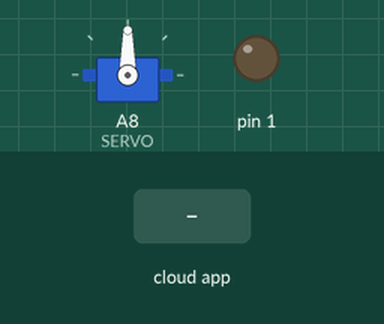
Simulated run of this sketch. Board: Arduino Mega 2560, built with avr-gcc and run on an emulated ATmega2560. On the bench: servo, output pins drawn as LEDs (lit = HIGH). The test bench sets the inputs (shaded band). The ROS host is connected and sends only what is stated.

Above: at 1.2 s.
1.3 s: the phone or cloud app sets servo to 0
At 4.0 s:
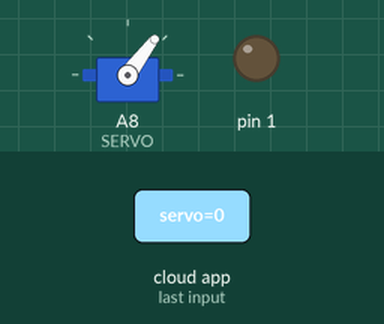
4.3 s: the phone or cloud app sets servo to 1
At 5.37 s:
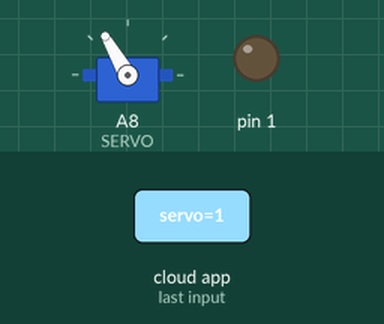
At 6.7 s:
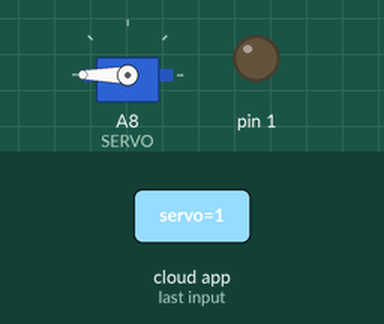
Timing chart, 0 to 8.2 s (numbered marks = the images above; inputs shaded):
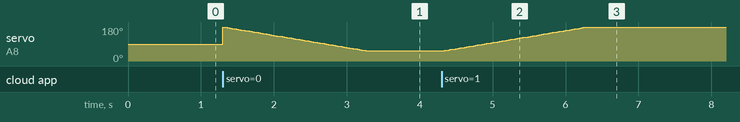

Measured:
- after the input at 4.3 s, servo on A8 (SERVO): moves from 53° to 180° over 2.0 s, starting at once

The sketch:

Servo.ino
```cpp
#include <Servo.h>
#include <ros.h>
#include <std_msgs/Bool.h>

Servo ser;
const int SERVO = A8;
const int MAX = 2400;
const int MIN = 544;

ros::NodeHandle nh;

std_msgs::Bool servo_msg;

void servoCallback( const std_msgs::Bool& toggle_msg){
  if(toggle_msg.data)
    openServo();
  else
    closeServo();
}

ros::Subscriber<std_msgs::Bool> servo("servo", &servoCallback );


void setup() {

  pinMode(1,OUTPUT);
  ser.attach(SERVO); //analog pin 15

  nh.initNode();
  nh.subscribe(servo);
}

void loop() {
  nh.spinOnce();
  delay(1);
//  openServo();
//  delay(1000);
//  closeServo();
//  delay(1000);
}

void openServo(){
  for (int pos = MIN*2; pos <= MAX; pos += 10) { // goes from 0 degrees to 180 degrees
    // in steps of 1 degree
    ser.writeMicroseconds(pos);              // tell servo to go to position in variable 'pos'
    delay(15);                       // waits 15ms for the servo to reach the position
  }
}

void closeServo(){
  for (int pos = MAX; pos >= MIN*2; pos -= 10) { // goes from 180 degrees to 0 degrees
    ser.write(pos);              // tell servo to go to position in variable 'pos'
    delay(15);                       // waits 15ms for the servo to reach the position
  }
}
```
